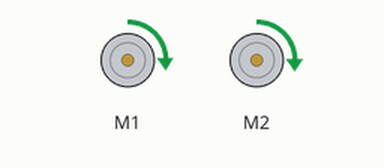
This sketch was run on a simulated Arduino Uno, built with avr-gcc and run on an emulated ATmega328P. Parts: 2 × DC motor (green arrow = forward, orange = backward, longer = faster).

Above: at 12.7 s.
At 16.4 s:
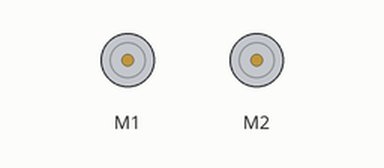
At 17.6 s:
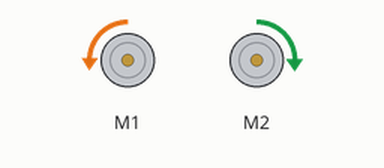
Timing chart, 0 to 20.2 s (numbered marks = the images above):
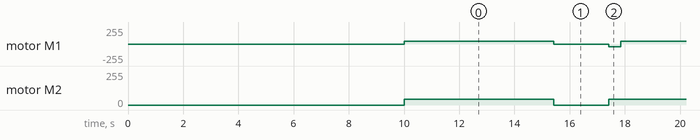

The sketch:

square.ino
```cpp
#include <OrangutanMotors.h>


OrangutanMotors motor;

int mleft=0;
float mright=0;

void anda(float cm){
  float t= (float)cm/16.61;
  int ms= t * 1000;
  mleft=40;
  mright=42.5;
  motor.setSpeeds(mleft, mright);
  delay(ms);
  mleft=0;
  mright=0;
  motor.setSpeeds(mleft, mright);
}

void gira(float grau){
  float arc = (2*3.14*grau*9.34)/360;
  float t= (float)arc/16.61;
  int ms= t * 1000;
  mleft=-40;
  mright=42.5;
  motor.setSpeeds(mleft, mright);
  delay(ms/2);
  mleft=0;
  mright=0;
  motor.setSpeeds(mleft, mright);
}

void setup()
{
  delay(10000);
}

void loop()
{
  anda(90.0);
  delay(2000);
  gira(90);
}
```

Measured:
- by itself, motor M1: repeats every 7.9 s: stopped 2.0 s, backward 40/255 0.44 s, forward 40/255 5.4 s
- by itself, motor M2: alternates forward 42/255 for 5.9 s and stopped for 2.0 s
